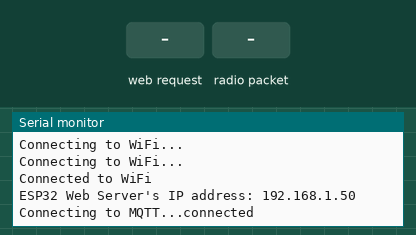
A sketch run on a simulated ESP32. Shown: the last lines printed to the serial monitor. Inputs (shaded band) come from the test bench. WiFi joins after 1.5 s; servers stay silent unless stated; no radio packets arrive unless stated; no MQTT or app messages arrive unless stated.

Above: at 3.2 s.
3.3 s: HTTP request GET / received
At 4.1 s:
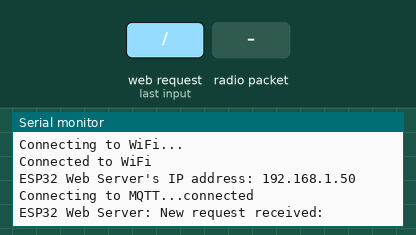
4.8 s: radio packet "L" arrives
At 5.6 s:
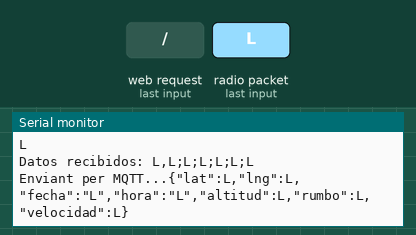
6.3 s: radio packet "T" arrives
At 6.7 s:
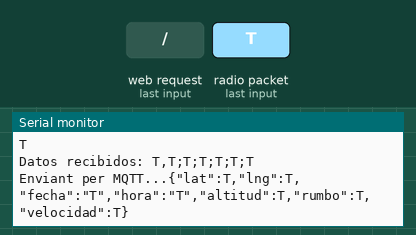
7.8 s: radio packet "J" arrives
At 9.0 s:
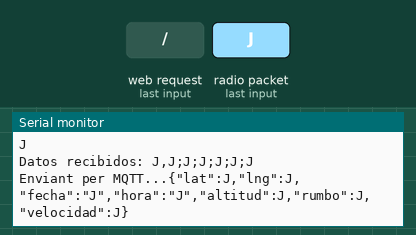
9.3 s: radio packet "1" arrives
At 10.4 s:
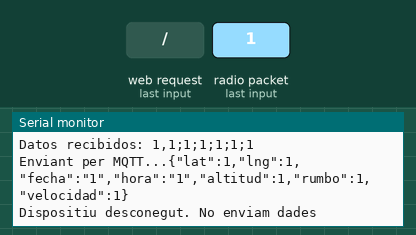

The sketch:

RXLoRA.ino
```cpp
#include <LoRa.h>
#include <PubSubClient.h> // Librería para MQTT
#include <WiFi.h>
#include <ESPAsyncWebServer.h>
const char* ssid = "TU_RED_WIFI";
const char* password = "TU_CONTRASEÑA_WIFI";
AsyncWebServer server(80);
const char* mqtt_server = "10.10.10.10"; //IP del servidor de MQTT

// Pines LoRa
#define LORA_SCK 5
#define LORA_MISO 19
#define LORA_MOSI 27
#define LORA_SS 18
#define LORA_RST 14
#define LORA_DI0 26

// Mensaje recibido y datos a enviar
String incoming = "";
String longitud = "";
String latitud = "";
String coordenadas = "";
String fecha = "";
String hora = "";
String altitud = "";
String rumbo = "";
String velocidad = "";
String dispositivo = "";
int tiempoReset = 60000; // Tiempo de reset de LORA 60 segundos


WiFiClient espClient;
PubSubClient client(espClient);
const long interval = 10000;  // Intervalo de 10 segundos (10000 ms)
unsigned long previousMillis = 0;  // Almacena el último tiempo en el que se actualizó el LED

unsigned long currentMillis1 = millis();  // Obtiene el tiempo actual
unsigned long previousMillis1 = 0;

void setup() {
  // Configura el monitor serie
  Serial.begin(115200);

  // Configura LoRa
  LoRa.setPins(LORA_SS, LORA_RST, LORA_DI0);
  if (!LoRa.begin(868E6)) {  // Frecuencia 915 MHz (ajusta según tu región)
    Serial.println("No se pudo inicializar LoRa.");
    while (1);
  }
  Serial.println("LoRa inicializado.");

  // Connect to Wi-Fi
	 WiFi.begin(ssid, password);
	 while (WiFi.status() != WL_CONNECTED) {
	   delay(1000);
	   Serial.println("Connecting to WiFi...");
	 }
	 Serial.println("Connected to WiFi");
	 // Print the ESP32's IP address
	 Serial.print("ESP32 Web Server's IP address: ");
	 Serial.println(WiFi.localIP());

  // Define a route to serve the HTML page
    server.on("/", HTTP_GET, [](AsyncWebServerRequest* request) {
    Serial.println("ESP32 Web Server: New request received:");  // for debugging

    String html = "<!DOCTYPE HTML>";
    html += "<html>";
    html += "<head>";
    html += "<link rel=\"icon\" href=\"data:,\">";
    html += "</head>";
    html += "<p>";
    html += "Coordenades rebudes: <span style=\"color: red;\">";
    html += incoming;
    html += "</span>";
    html += "</p>";
    html +=  "<a href='https://www.google.com/maps?q=" + latitud + "," + longitud +"'>Coordenades</a>";
    html += "</html>";

    request->send(200, "text/html", html);
  });

  // Start the server
  server.begin();

  // Conexión al servidor MQTT
  client.setServer(mqtt_server, 1883);

  // Conectar a MQTT
  reconnectMQTT();


}

void loop() {
  //Serial.println("Inicia el loop");


  // Verificar si hay un paquete LoRa disponible
  int packetSize = LoRa.parsePacket();
  if (packetSize) {
    // Recibir datos del paquete
    incoming = "";
    bool salir = false;
    while (LoRa.available()) {
      incoming += (char)LoRa.read();
    }
    // Mostrar el mensaje recibido
    Serial.println(incoming);

    //Extraemos las coordenadas del paquete recibido por LORA
    extraeCoordenadas();

    // Enviamos las coordenadas al servidor MQTT
    enviaDatosMQTT();

  }
  else{
  // Si no recibimos nada en LORA
  // Comprueba si han pasado más de tiempoReset y si es así, reiniciamos LORA
    currentMillis1 = millis();
    if (currentMillis1 - previousMillis1 >= tiempoReset) {
      previousMillis1 = currentMillis1;
      Serial.println("Sense rebre dades durant 60 segons, reiniciam lora");
      incoming = "Sense rebre dades durant 60 segons, reiniciam lora";
      LoRa.end();  // Parar LoRa
      delay(1000); // Esperar un segundo antes de reiniciar
      if (!LoRa.begin(868E6)) {
        Serial.println("Error al reiniciar LoRa");
        incoming += "Error al reiniciar LoRa";
      } else {
        Serial.println("LoRa reiniciado correctamente");
        incoming += "LoRa reiniciado correctamente";
        reconnectMQTT();
      }
    }
  }
}

void extraeCoordenadas(){
  // Montam aquí la URL a partir de les dades rebudes
    char separator1 = ';';  // El carácter separador
    char separator2 = ',';
    int startIndex = 0;
    int endIndex = 0;

  // Extraer dispositivo
    startIndex = 0;
    endIndex = incoming.indexOf(separator1);  // Busca el índice del separador
    dispositivo = incoming.substring(startIndex, endIndex);  // Extrae las coordenadas
    incoming = incoming.substring(endIndex + 1);

  // Extraer la coordenadas
    startIndex = 0;
    endIndex = incoming.indexOf(separator1);  // Busca el índice del separador
    coordenadas = incoming.substring(startIndex, endIndex);  // Extrae las coordenadas
    incoming = incoming.substring(endIndex + 1);

  // Extraer la longitud
    endIndex = coordenadas.indexOf(separator2);  // Busca el índice del separador
    latitud = coordenadas.substring(startIndex, endIndex);  // Extrae la longitud

  // Extraer la latitud
    startIndex = endIndex + 1;  // Mueve el índice de inicio
    longitud = coordenadas.substring(startIndex);  // Extrae la latitud hasta el final

    //Serial.println(longitud + "," +  latitud);

  // Extraer la fecha
    startIndex = 0;
    endIndex = incoming.indexOf(separator1);  // Busca el índice del separador
    fecha = incoming.substring(startIndex, endIndex);  // Extrae las coordenadas
    incoming = incoming.substring(endIndex + 1);

  // Extraer la hora
    startIndex = 0;
    endIndex = incoming.indexOf(separator1);  // Busca el índice del separador
    hora = incoming.substring(startIndex, endIndex);  // Extrae las coordenadas
    incoming = incoming.substring(endIndex + 1);

  // Extraer la altitud
    startIndex = 0;
    endIndex = incoming.indexOf(separator1);  // Busca el índice del separador
    altitud = incoming.substring(startIndex, endIndex);  // Extrae las coordenadas
    incoming = incoming.substring(endIndex + 1);

  // Extraer el rumbo
    startIndex = 0;
    endIndex = incoming.indexOf(separator1);  // Busca el índice del separador
    rumbo = incoming.substring(startIndex, endIndex);  // Extrae las coordenadas
    incoming = incoming.substring(endIndex + 1);

  // Extraer la velocidad
    startIndex = 0;
    endIndex = incoming.indexOf(separator1);  // Busca el índice del separador
    velocidad = incoming.substring(startIndex, endIndex);  // Extrae las coordenadas
    incoming = incoming.substring(endIndex + 1);

}

void enviaDatosMQTT(){

  unsigned long currentMillis = millis();  // Obtiene el tiempo actual
  // Comprueba si ha pasado más de 100 mili segundos. Si ha pasado, enviamos los datos por MQTT

  if (currentMillis - previousMillis >= 100) {
    previousMillis = currentMillis;

    if (!client.connected()) {
        reconnectMQTT();  // Reconectar si la conexión se pierde
    }

    Serial.println("Datos recibidos: " + latitud + "," + longitud + ";" + fecha + ";" + hora + ";" + altitud + ";" + rumbo + ";" + velocidad);
    //String payload = String("{\"lat\":") + latitud + ",\"lng\":" + longitud + "}";
    String payload = String("{\"lat\":") + latitud + ",\"lng\":" + longitud +
                  ",\"fecha\":\"" + fecha + "\",\"hora\":\"" + hora + "\"," +
                  "\"altitud\":" + altitud + ",\"rumbo\":" + rumbo + ",\"velocidad\":" + velocidad + "}";
    Serial.println("Enviant per MQTT..." + payload);
    if (dispositivo == "L"){
      client.publish("gpsLILYGO/datos", payload.c_str());  // Topic y mensaje
      previousMillis1 = currentMillis;
      incoming = payload;
    }
    else if (dispositivo == "T"){
      client.publish("gpsTTGO/datos", payload.c_str());  // Topic y mensaje
      previousMillis1 = currentMillis;
      incoming = payload;
    }
    else if (dispositivo == "J"){
      client.publish("gpsJUANJOGO/datos", payload.c_str());  // Topic y mensaje
      previousMillis1 = currentMillis;
      incoming = payload;
    }
    else{
      Serial.println("Dispositiu desconegut. No enviam dades");
      incoming = "Dispositiu desconegut. No enviam dades";
    }
  }
}
// Función para conectar a MQTT
void reconnectMQTT() {
  while (!client.connected()) {
    Serial.print("Connecting to MQTT...");
    if (client.connect("ClientMQTTLora")) {  // Intentar conexión con el broker
      Serial.println("connected");

      // Puedes añadir aquí las suscripciones si es necesario
    } else {
      Serial.print("failed with state ");
      Serial.print(client.state());
      delay(2000);  // Esperar 2 segundos antes de reintentar
    }
  }
}
```

Measured:
- after the input at 3.3 s, the serial monitor: prints a new line at once (image 1)
- after the input at 4.8 s, the serial monitor: prints a new line at once (image 2)
- after the input at 6.3 s, the serial monitor: prints a new line at once (image 3)
- after the input at 7.8 s, the serial monitor: prints a new line at once (image 4)
- after the input at 9.3 s, the serial monitor: prints a new line at once (image 5)
